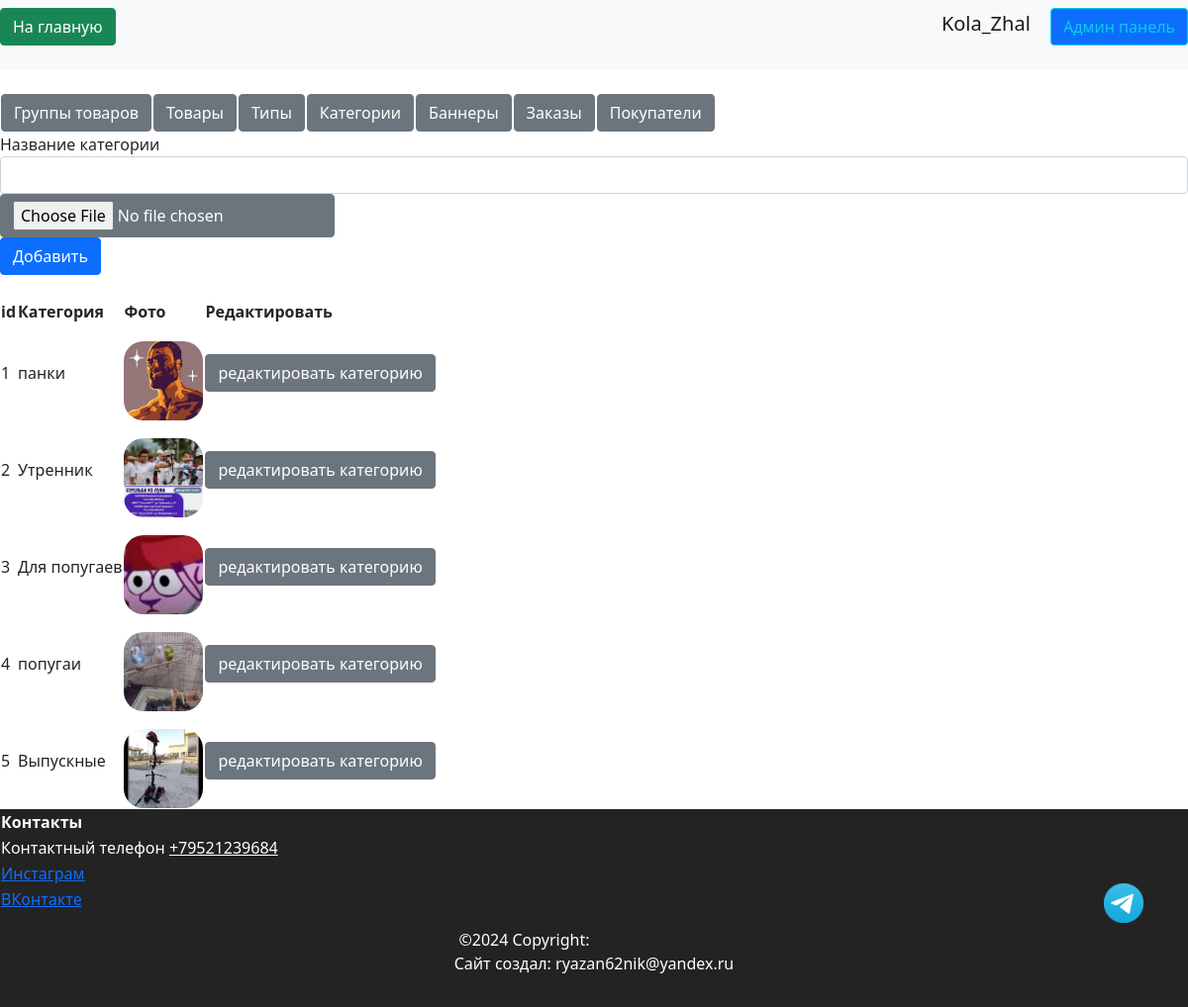
Page /admin/categories (signed in) on the earlier database version.
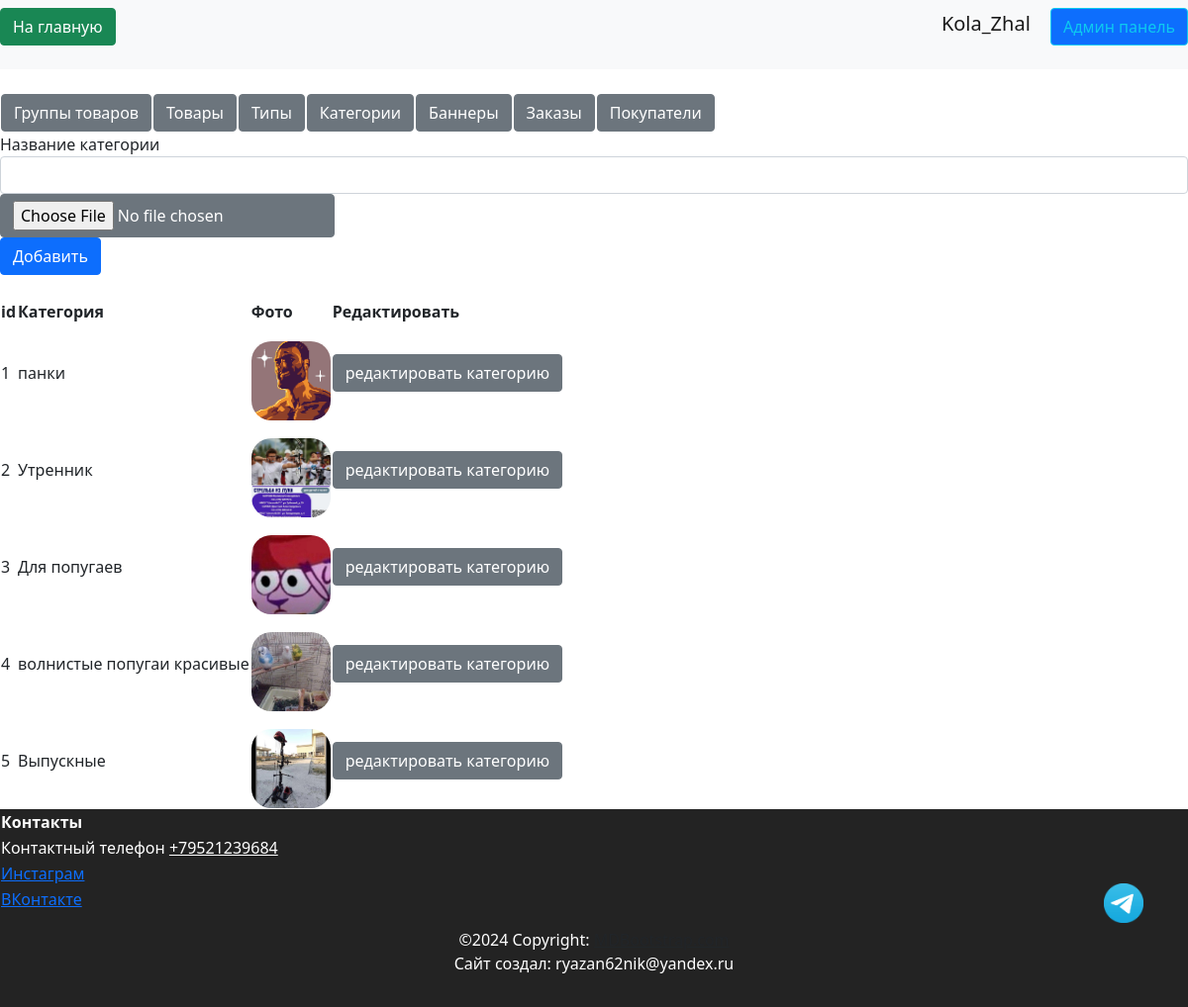
Same page on the later database version.
### data/users.py (models this page shows, shortened)
class User(SqlAlchemyBase, UserMixin, SerializerMixin):
    __tablename__ = 'users'
    id = sqlalchemy.Column(sqlalchemy.Integer,
                           primary_key=True, autoincrement=True)
    name = sqlalchemy.Column(sqlalchemy.String, nullable=True)
    tel = sqlalchemy.Column(sqlalchemy.String, nullable=True)
    email = sqlalchemy.Column(sqlalchemy.String,
                              index=True, unique=True, nullable=True)
    hashed_password = sqlalchemy.Column(sqlalchemy.String, nullable=True)
    created_date = sqlalchemy.Column(sqlalchemy.DateTime,
                                     default=datetime.datetime.now)
    basket = sqlalchemy.Column(sqlalchemy.String, default='{}')
    admin = sqlalchemy.Column(sqlalchemy.Boolean, default=False)
    tg_id = sqlalchemy.Column(sqlalchemy.String, nullable=True)
    confirmed = sqlalchemy.Column(sqlalchemy.Boolean, default=False)
    address = sqlalchemy.Column(sqlalchemy.String, nullable=True)
    orders = orm.relationship("Order", back_populates='user')

### data/category.py (models this page shows, shortened)
class Category(SqlAlchemyBase):
    __tablename__ = 'category'
    id = sqlalchemy.Column(sqlalchemy.Integer, primary_key=True,
                           autoincrement=True)
    title = sqlalchemy.Column(sqlalchemy.String, nullable=True)
    img = sqlalchemy.Column(sqlalchemy.String, default='0_0_0_none.jpg')

### server.py (the view, shortened to what this page needs)
@app.route('/admin/categories', methods=['GET', 'POST'])
@login_required
def admin_categories():
    if current_user.admin:
        filenames = ['']
        form = CategoryForm()
        db_sess = db_session.create_session()
        categories = db_sess.query(Category).all()
        return render_template('pages/admin_categories.html', title='Админ панель',
                               categories=categories, form=form)

### forms/types.py
class CategoryForm(FlaskForm):
    title = StringField('Название категории', validators=[DataRequired()])
    img = FileField()
    submit = SubmitField('Добавить')

### data/db_session.py (called while the page is built)
def create_session() -> Session:
    global __factory
    return __factory()

### server.py (called while the page is built)
@login_manager.user_loader
def load_user(user_id):
    db_sess = db_session.create_session()
    return db_sess.query(User).filter(User.id == user_id).first()

### templates/pages/admin_categories.html (shortened to what this page needs)
{% extends "pages/base_admin.html" %}
{% block admincontent %}
<div>
    <form action="" method="post" enctype="multipart/form-data">
        <nav>
            <div>
                {{ form.title.label() }}
                {{ form.title(class="form-control")}}
            </div>
            <div>
                {{ form.img(class="btn btn-secondary")}}
            </div>
            <div> {{ form.submit(type="submit", class="btn btn-primary") }}</div>
        </nav>
    </form>
</div>
<br>
<div>
    <table>
        <tr>
            <th>id</th>
            <th>Категория</th>
            <th>Фото</th>
            <th>Редактировать</th>
        </tr>
        {% for category in categories %}
        <tr>
            <td>{{ category.id }}</td>
            <td>{{ category.title }}</td>
            <td id="imgTd">
                {% if category.img%}
                <img src="/static/img/categories/{{category.img}}" class="admin-img-delete"
                     alt="404 картинка не нашлась(">
                {%endif%}
            </td>
            <td>
                <a href="/admin/edit-category/{{category.id}}" class="btn btn-secondary">редактировать категорию</a>
            </td>
        </tr>
        {% endfor %}
    </table>
</div>
{% endblock %}

### templates/pages/base_admin.html
{% extends "base.html" %}
{% block content %}
<div class="admin-background">
    <br>
    <div>
        <table>
            <tr>
                <th><a href="/admin/productsgroups" class="btn btn-secondary">Группы товаров</a></th>
                <th><a href="/admin/products" class="btn btn-secondary">Товары</a></th>
                <th><a href="/admin/types" class="btn btn-secondary">Типы</a></th>
                <th><a href="/admin/categories" class="btn btn-secondary">Категории</a></th>
                <th><a href="/admin/banners" class="btn btn-secondary">Баннеры</a></th>
                <th><a href="/admin/orders" class="btn btn-secondary">Заказы</a></th>
                <th><a href="/admin/users" class="btn btn-secondary">Покупатели</a></th>
            </tr>
        </table>
    </div>
    <div>
        {% block admincontent %}{% endblock %}
    </div>
</div>
{% endblock %}

### templates/base.html (shortened to what this page needs)
<!doctype html>
<html lang="ru">
<head>
    <link rel="stylesheet" href="{{ url_for('static', filename='css/bootstrap.min.css') }}">
    <link rel="stylesheet" href="{{ url_for('static', filename='css/header.css') }}">
    <link rel="stylesheet" href="{{ url_for('static', filename='css/footer.css') }}">
    <link rel="stylesheet" href="{{ url_for('static', filename='css/style.css') }}">
    <link rel="stylesheet" href="{{ url_for('static', filename='css/mystyle.css') }}">
    <link rel="stylesheet" href="{{ url_for('static', filename='css/index.css') }}">
</head>
<body>
{% include 'includes/header.html' %}
<div class="my-container">
    <main>
        {% block content %}
        {% endblock %}
    </main>
    {% include 'includes/footer.html' %}
</div>
<a href="https://t.me/Ok_se_96" target="_blank">
    <div class="tg-button"></div>
</a>
</body>
</html>

### templates/includes/header.html
<header class="header--fixed">
    <nav class="navbar navbar-light bg-light">
        <p align="right">
            <a href="/index" class="btn btn-success"> На главную </a>
        </p>
        {% if current_user.is_authenticated %}
        <p align="right">
            <a class="navbar-brand" href="/logout">{{ current_user.name }}</a>
            {% if current_user.admin%}
            <a class="btn btn-primary btn btn-outline-info mr-2" href="/admin/products">Админ панель</a>
            {% endif %}
            {% else %}
        <p align="right">
            <a class="btn btn-primary" onclick="saveHref('/register')" href="/register">Зарегистрироваться</a>
            <a class="btn btn-success" onclick="saveHref('/login')" href="/login">Войти</a>
        </p>
        {% endif %}
    </nav>
</header>

### templates/includes/footer.html
<footer class="bg-body-tertiary text-center text-lg-start">
    <table>
        <tr>
            <th>Контакты</th>
        </tr>
        <tr>
            <td>Контактный телефон <a href="tel:+79521239684" style="color:#FFFFFF">+79521239684</a></td>
        </tr>
        <tr>
            <td><a href="https://www.instagram.com/b_decor_e?igsh=b2hqcHRpaGV5bGYx&utm_source=qr"
                    target="_blank">Инстаграм</a>
            </td>
        </tr>
        <tr>
            <td><a href="https://vk.com/ok_se_96" target="_blank">ВКонтакте</a>
            </td>
        </tr>
    </table>
    <div class="text-center p-3">
        ©2024 Copyright:
        <a class="text-body" href="https://mdbootstrap.com/">MDBootstrap.com</a>
        <p>Сайт создал: ryazan62nik@yandex.ru</p>
    </div>
</footer>

### static/css/header.css (style rules this page uses)
:root { --main-color: #0179FA; --second-color: white; }

### static/css/footer.css (style rules this page uses)
:root { --main-color: #111111; --second-color: white; }
footer { background-color: var(--main-color); }

### static/css/style.css (style rules this page uses)
:root { --main-color: #0179FA; --second-color: #ffffff; --thirdly_color: #629ee3; }
body { background-color: var(--second-color); }

### static/css/mystyle.css (style rules this page uses)
html { --firstly-color: white; --secondary-color: rgba(91, 82, 212, 0.837); --thirdly-color: rgb(99, 96, 105); --fourly-color: rgb(144, 182, 242); --black: rgb(35, 35, 35); --dark-blue: #12191d; --white: #ffffff; --green: #33ff00; --caribbean: #00e197; --light-green: #8eef8c; --turquoise: #12eeff; --pink: #f053d5; --red: #fe785a; --gray-900: #0c1114; --gray-700: #242a2c; --gray-650: #495257; --gray-600: #424b4f; --gray-500: #495257; --gray-300: #8d979e; --gray-200: #acb4b9; --gray-150: #aeb6bb; --gray-100: #eef1f3; --gray-50: #f6f8f9; --framing: black; --text-color: white; }
main { flex: 1; min-width: 95%; justify-content: center; display: block; margin: 0 auto; text-align: left; }
body { min-height: 100vh; position: relative; }
footer { position: absolute; bottom: -200px; width: 100%; }
.my-container { min-width: 100%; }
.admin-background { background-color: rgb(255, 255, 255); }
.admin-img-delete { width: 10vh; height: 10vh; border-radius: 20px; object-fit: cover; margin-top: 2vh; }
footer { clear: both; padding: 0; background: var(--black); color: #ffffff; overflow: hidden; min-width: 100; }
body { margin: 0; padding: 0; text-align: center; }
.tg-button { display: block; position: fixed; bottom: 10vh; right: 5vh; width: 5vh; height: 5vh; border: none; background-image: url(../img/system/tg_logo.png); background-size: cover; margin: 5px 5px; }

Differences in the rows shown:
changed Category id 4: title "попугаи" → "волнистые попугаи красивые"
